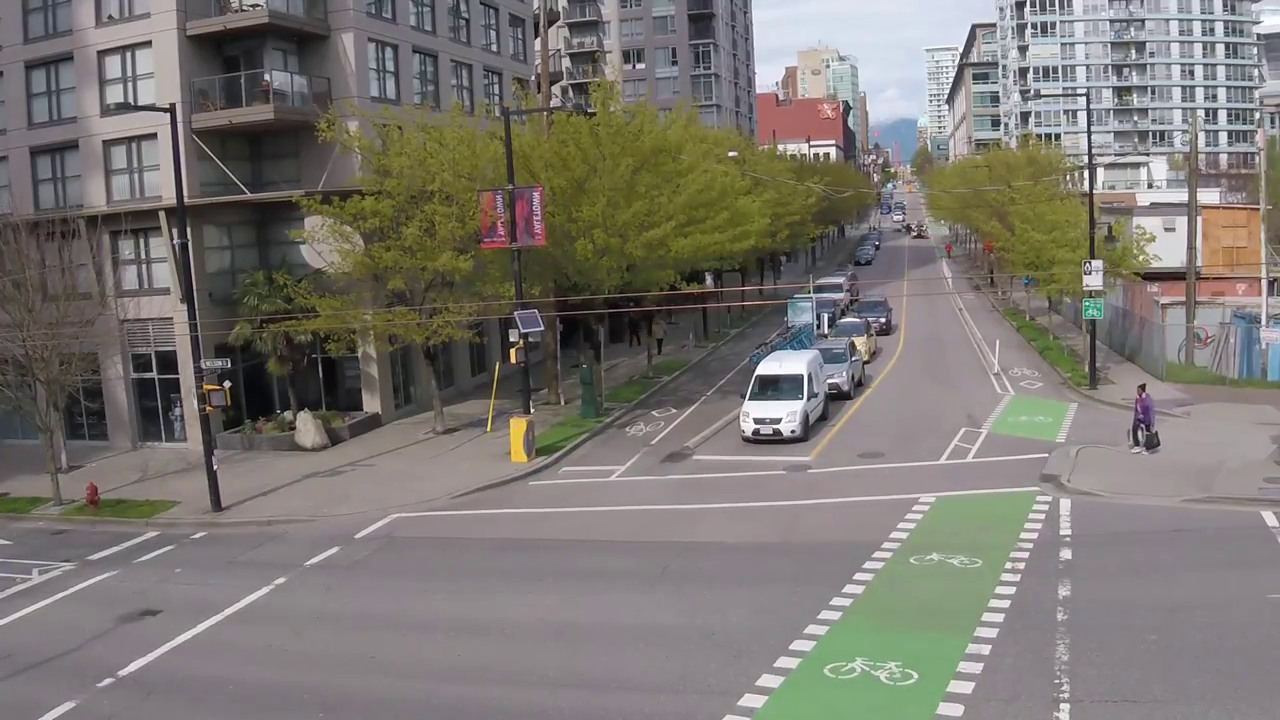
#> input picture frame 61 of footage_4.mp4, 1280 x 720 px, given in place of inputvideo.mp4, which was not available
$ python HSVpart4.py
#> lines starting #> are read from the running program, lines starting #| are printed output that depends on the picture; after the words box and inside, x2 and y2 are one past the last pixel; in counts of white or black regions, pixels touching at a corner belong together; pictures that were not available may be replaced by others from this repository, and a replacement may not be noted
import cv2
import numpy as np
import psutil
import time
import os
import pandas as pd
from openpyxl import load_workbook, Workbook

roi1_x, roi1_y, roi1_width, roi1_height = 480, 250, 200, 180
roi2_x, roi2_y, roi2_width, roi2_height = 160, 250, 200, 180

num_rows, num_cols = 8, 8

grid_width1 = roi1_width // num_cols
grid_height1 = roi1_height // num_rows
grid_width2 = roi2_width // num_cols
grid_height2 = roi2_height // num_rows

frame_count = 0
start_time = time.time()

result_matrix1 = np.zeros((num_rows, num_cols), dtype=int)
result_matrix2 = np.zeros((num_rows, num_cols), dtype=int)

cap = cv2.VideoCapture('inputvideo.mp4')

fourcc = cv2.VideoWriter_fourcc(*'mp4v')
out = cv2.VideoWriter('multilane_hsv_normal_and.mp4', fourcc, 20.0, (int(cap.get(3)), int(cap.get(4))))

if not os.path.exists('output_frames_seq2'):
    os.makedirs('output_frames_seq2')

ret, frame1 = cap.read()
#> frame1 is the input picture: shape (720, 1280, 3); mean B, G, R 114.4, 119.7, 123.7
ret, frame2 = cap.read()

excel_file_path = 'result_matrix1.xlsx'

def append_to_excel(result_matrix):
    try:
        workbook = load_workbook(excel_file_path)
        sheet = workbook.active
    except Exception as e:
        print(f"Error loading workbook: {e}. Creating a new one.")
        workbook = Workbook()
        sheet = workbook.active

    result_df = pd.DataFrame(result_matrix)

    next_row = sheet.max_row + 2 if sheet.max_row > 1 else 1

    for row_index, row in enumerate(result_df.values):
        for col_index, value in enumerate(row):
            sheet.cell(row=next_row + row_index, column=col_index + 1, value=value)

    workbook.save(excel_file_path)

def process_channel(channel):
    blur = cv2.GaussianBlur(channel, (5, 5), 0)
    _, thresh = cv2.threshold(blur, 20, 255, cv2.THRESH_BINARY)
    dilated = cv2.dilate(thresh, None, iterations=3)
    contours, _ = cv2.findContours(dilated, cv2.RETR_TREE, cv2.CHAIN_APPROX_SIMPLE)
    return contours

def process_hsv(frame1, frame2, channels):
    diff = cv2.absdiff(frame1, frame2)
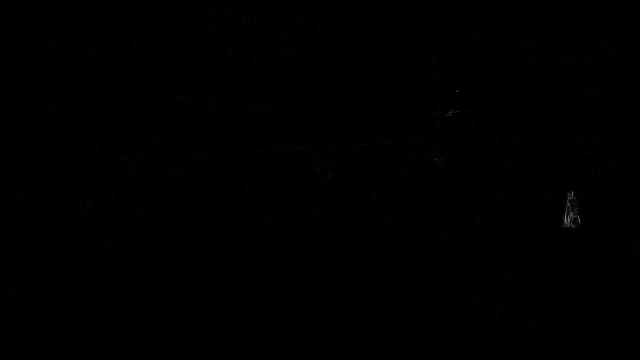
#> diff: shape (720, 1280, 3) (shown at 1/2 size); mean B, G, R 0.3, 0.2, 0.2
    hsv = cv2.cvtColor(diff, cv2.COLOR_BGR2HSV)
#> hsv: shape (720, 1280, 3); mean H, S, V 3.1, 8.9, 0.3
    channels_data = [cv2.split(hsv)[i] for i in channels]
#> channels_data = 3 items
    return channels_data

# [4 lines left out: function process_grayscale, not called in this run]

def process_grid(roi_x, roi_y, grid_width, grid_height, result_matrix, channels_data):
    for row in range(num_rows):
        for col in range(num_cols):
            grid_x = roi_x + col * grid_width
            grid_y = roi_y + row * grid_height
            grid_frame = frame1[grid_y:grid_y + grid_height, grid_x:grid_x + grid_width]

            if grid_frame.size == 0:
                continue

            detection_flags = []
            for channel in channels_data:
                grid_channel = channel[grid_y:grid_y + grid_height, grid_x:grid_x + grid_width]
                contours = process_channel(grid_channel)
                detection_flags.append(any(cv2.contourArea(contour) >= 100 for contour in contours))

            if all(detection_flags):
                result_matrix[row, col] = 1

user_choice = 'H+S+V'

choices = {
    'H': [0],
    'S': [1],
    'V': [2],
    'H+S': [0, 1],
    'H+V': [0, 2],
    'S+V': [1, 2],
    'H+S+V': [0, 1, 2],
    'gray': 'gray'
}

channels = choices[user_choice]

while cap.isOpened():
    if not ret:
        break
    frame_count += 1

    if frame1.shape[:2] == frame2.shape[:2]:
        if channels == 'gray':
            channels_data = process_grayscale(frame1, frame2)
        else:
            channels_data = process_hsv(frame1, frame2, channels)
#> channels_data = 3 items

        result_matrix1.fill(0)
        result_matrix2.fill(0)

        process_grid(roi1_x, roi1_y, grid_width1, grid_height1, result_matrix1, channels_data)
#> after the loop in process_grid, `for row in range(num_rows):`:
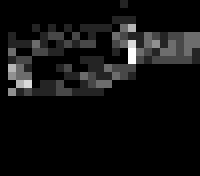
#> grid_channel: shape (22, 25) (shown 8 times larger); min 0, max 7, mean 0.456; drawn with min black and max white
        process_grid(roi2_x, roi2_y, grid_width2, grid_height2, result_matrix2, channels_data)
#> call 2 of process_grid, with roi_x = 160, roi_y = 250, grid_width = 25, grid_height = 22, result_matrix = array of shape (8, 8)
#> the loop in process_grid (call 2), `for row in range(num_rows):` made 8 passes
#> pass 1, in process_channel (call 196), `_, thresh = cv2.threshold(blur, 20, 255, cv2.THRESH_BINARY)`:
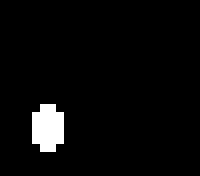
#> thresh: shape (22, 25) (shown 8 times larger); 3.6% white; 1 white region, box (x1, y1, x2, y2) and area: (4, 13, 8, 19) 20
#> after the loop in process_grid (call 2), `for row in range(num_rows):`:
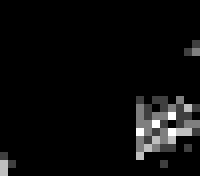
#> grid_channel: shape (22, 25) (shown 8 times larger); min 0, max 4, mean 0.182; drawn with min black and max white

        append_to_excel(result_matrix1)

        for row in range(num_rows):
            for col in range(num_cols):
                if result_matrix1[row, col] == 0:
                    grid_x = roi1_x + col * grid_width1
                    grid_y = roi1_y + row * grid_height1
                    cv2.rectangle(frame1, (grid_x, grid_y), (grid_x + grid_width1, grid_y + grid_height1), (0, 0, 255), 2)
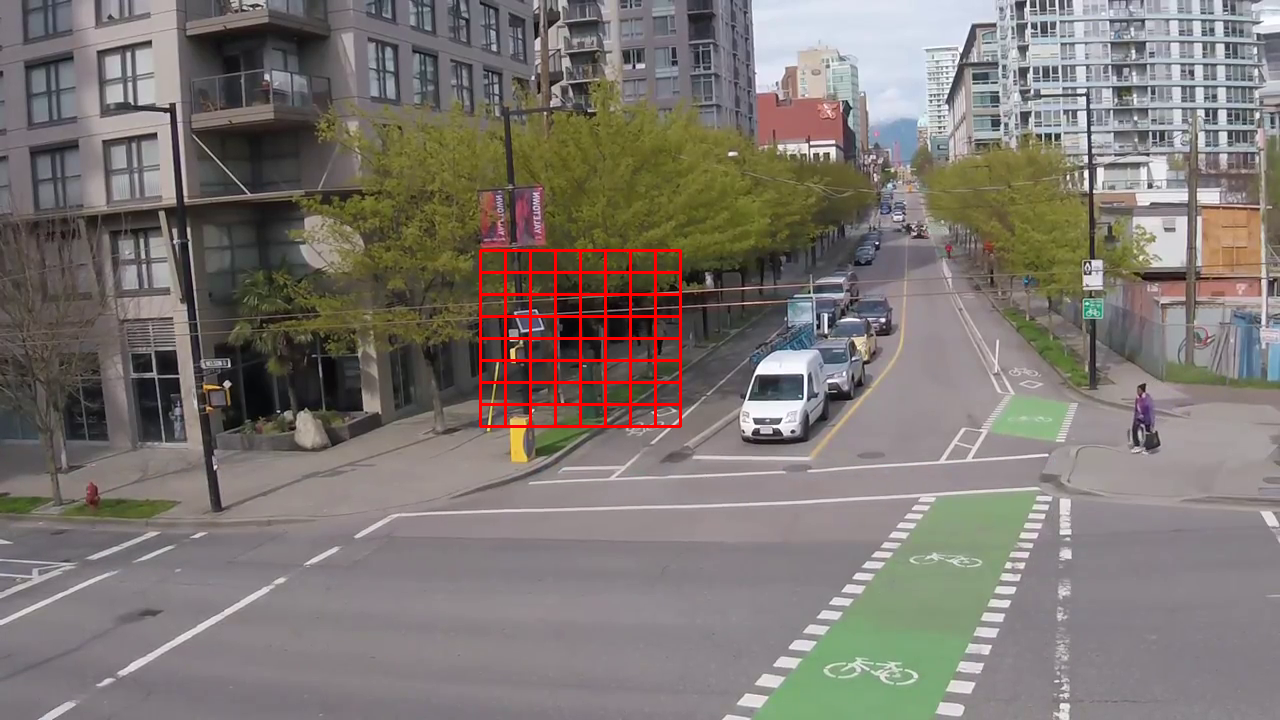
#> frame1: shape (720, 1280, 3); 1.04% of pixels changed, all inside (x1, y1, x2, y2) = (479, 249, 682, 428)

        for row in range(num_rows):
            for col in range(num_cols):
                if result_matrix2[row, col] == 0:
                    grid_x = roi2_x + col * grid_width2
                    grid_y = roi2_y + row * grid_height2
                    cv2.rectangle(frame1, (grid_x, grid_y), (grid_x + grid_width2, grid_y + grid_height2), (0, 0, 255), 2)
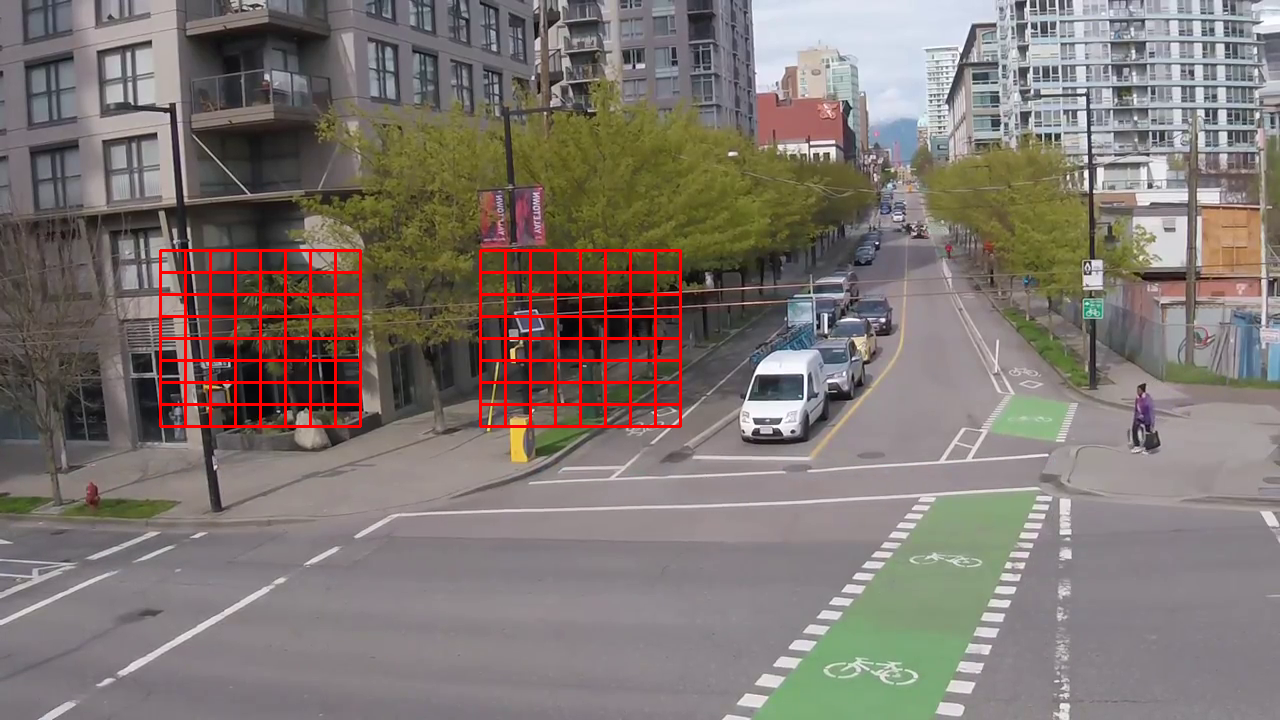
#> frame1: shape (720, 1280, 3); 1.04% of pixels changed, all inside (x1, y1, x2, y2) = (159, 249, 362, 428)

        for row in range(num_rows):
            for col in range(num_cols):
                if result_matrix1[row, col] == 1:
                    grid_x = roi1_x + col * grid_width1
                    grid_y = roi1_y + row * grid_height1
                    cv2.rectangle(frame1, (grid_x, grid_y), (grid_x + grid_width1, grid_y + grid_height1), (0, 255, 0), 2)

        for row in range(num_rows):
            for col in range(num_cols):
                if result_matrix2[row, col] == 1:
                    grid_x = roi2_x + col * grid_width2
                    grid_y = roi2_y + row * grid_height2
                    cv2.rectangle(frame1, (grid_x, grid_y), (grid_x + grid_width2, grid_y + grid_height2), (0, 255, 0), 2)

        print("Result matrix for frame", frame_count)
        print(result_matrix1)
        print("Result matrix for lane 2")
        print(result_matrix2)

        cv2.putText(frame1, "Frame: {}".format(frame_count), (10, 50), cv2.FONT_HERSHEY_SIMPLEX, 1, (0, 0, 255), 3)
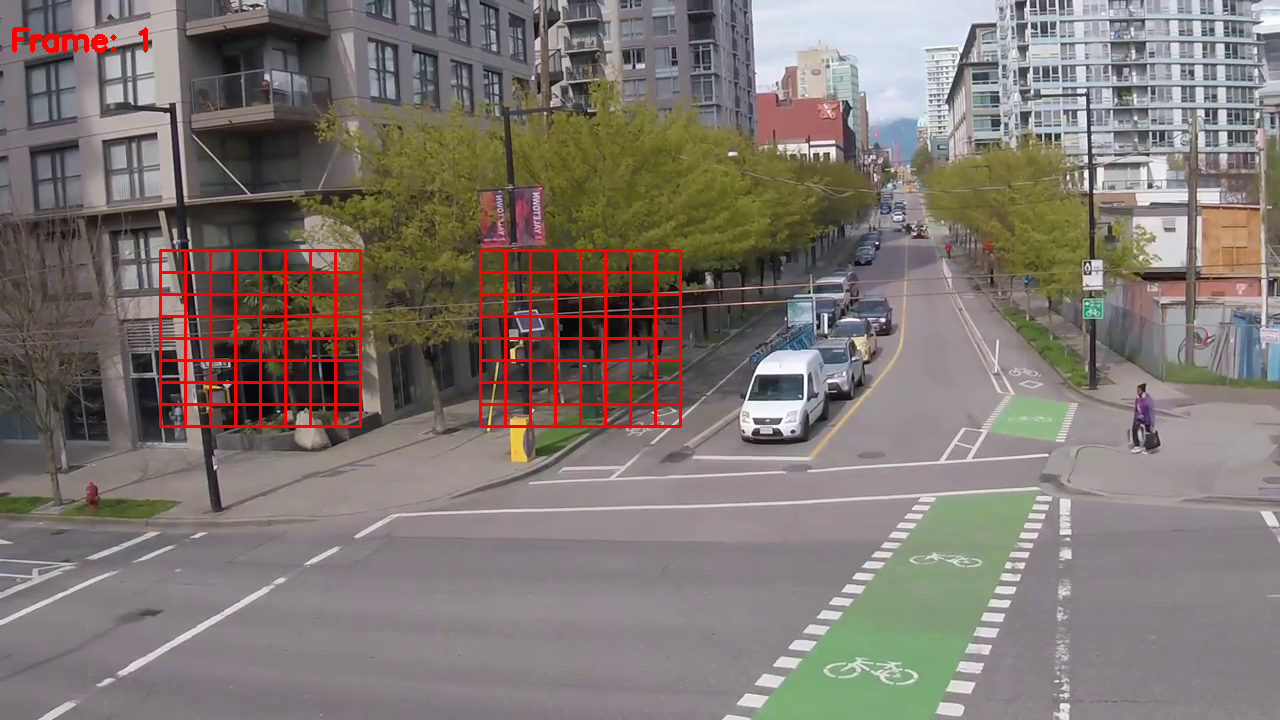
#> frame1: shape (720, 1280, 3); 0.14% of pixels changed, all inside (x1, y1, x2, y2) = (12, 27, 148, 53)
        out.write(frame1)

        output_filename = f'output_frames_seq2/frame_{frame_count:04d}.jpg'
        cv2.imwrite(output_filename, frame1)

        frame1 = frame2
        ret, frame2 = cap.read()

    if cv2.waitKey(40) == 27:
#> (key Esc is pressed here)
        break

end_time = time.time()
execution_time = end_time - start_time
print("Execution Time: {:.2f} seconds".format(execution_time))

memory_usage = psutil.Process().memory_info().rss
print("Memory Usage: {:.2f} MB".format(memory_usage / (1024 * 1024)))
#> (this line was passed over: psutil is not available in this run)

cap.release()
out.release()
cv2.destroyAllWindows()
print("frames: "f"{frame_count}")

$ run again, starting later in the video
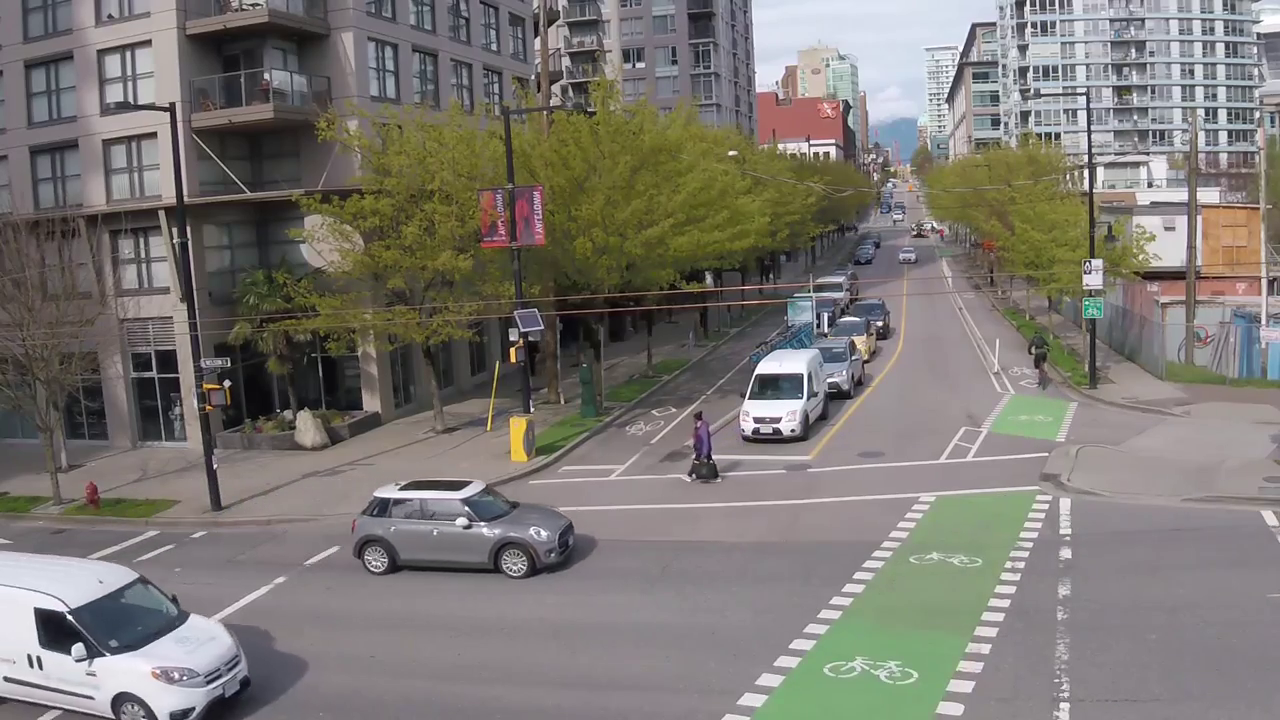
#> input picture frame 275 of footage_4.mp4, 1280 x 720 px, given in place of inputvideo.mp4, which was not available
#> frame1 is the input picture: shape (720, 1280, 3); mean B, G, R 115.3, 120.5, 124.3
#> hsv: shape (720, 1280, 3); mean H, S, V 7, 11.3, 4.2
#> in process_hsv, `channels_data = [cv2.split(hsv)[i] for i in channels]`: channels_data = 3 items
#> the loop in process_grid (call 2), `for row in range(num_rows):` made 8 passes
#> pass 1, in process_channel (call 201), `blur = cv2.GaussianBlur(channel, (5, 5), 0)`:
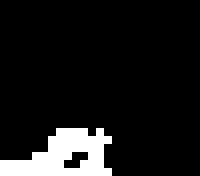
#> blur: shape (22, 25) (shown 8 times larger); values 0 (black) and 1 (white), 9.5% white; 1 white region, box (x1, y1, x2, y2) and area: (0, 16, 14, 22) 52
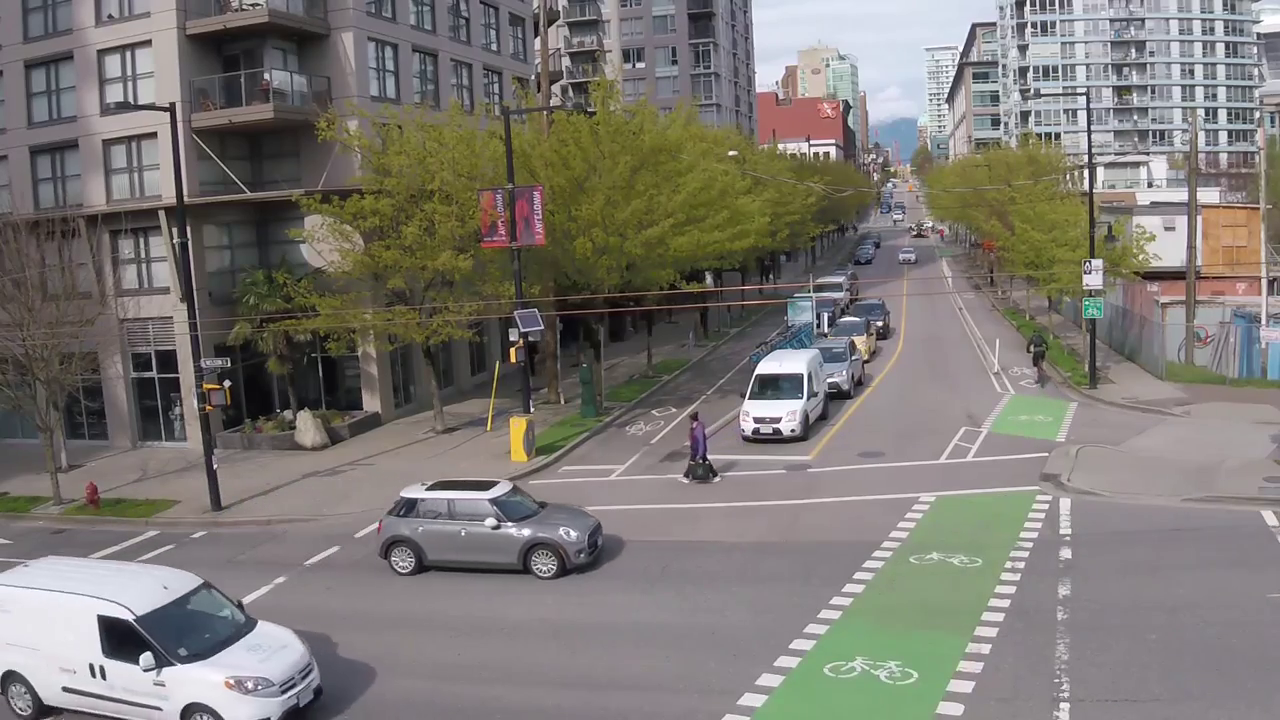
#> input picture frame 277 of footage_4.mp4, 1280 x 720 px, given in place of inputvideo.mp4, which was not available
#> frame2 is the input picture: shape (720, 1280, 3); mean B, G, R 116.2, 121.4, 125.1
